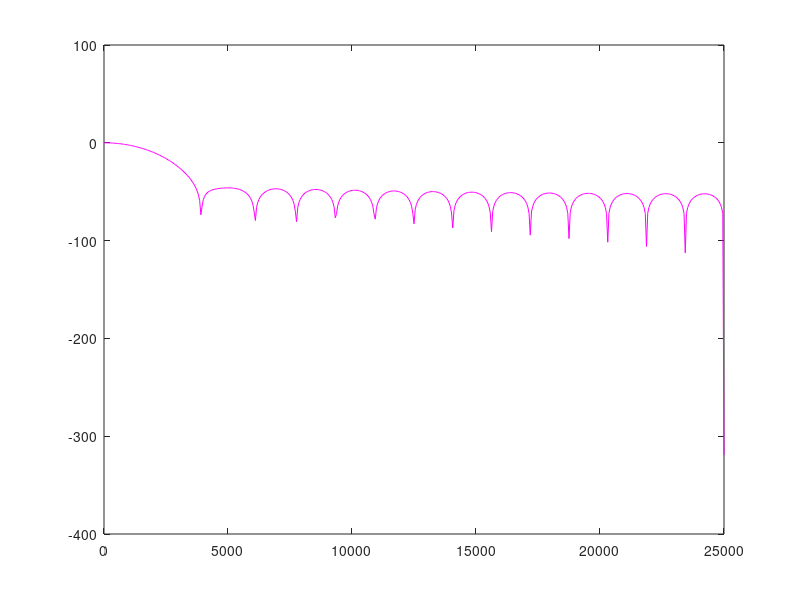

The MATLAB script that drew this image: (Note: this script raises an error after producing the figure.)
%% Inicio
clc; close all; clear;

% filtro fir
filtro = fir1(31,0.04,'low'); 
 % filtro fir en el dominio de la frecuencia  
filtrow = fft(filtro,1024);    
% grafica de respuesta en frecuencia para punto flotante
plot( (0:512)/1024*50e3,20*log10(abs(filtrow(1:513))), 'm' )   

%filtro fir en punto fijo
filtro_fx = fi(filtro,1,12,11);   
%filtro fir en punto fijo en el dominio de la frecuencia 
filtrow_fx = fft(filtro_fx.double,1024); 

hold all;
 % grafica de respuesta en frecuencia para punto fijo
plot( (0:512)/1024*50e3,20*log10(abs(filtrow_fx(1:513))) ) 

%guardo un archivo con los coef. cuantizados del filtro
fid = fopen ('coef_filter.txt','wt'); 
for i = 1:length(filtro_fx)
    fx = filtro_fx(i);
    fprintf(fid,[fx.dec '\n']);
end

%% GENERO SEÑAL
clc; close all; clear;

%senial compuesta formada por la suma de un tono de 500hz y otro de 5khz.
a1 = sin(2*pi*500/50e3*(0:999)) + sin(2*pi*5e3/50e3*(0:999));    
% normalizamos la amplitud maxima de la se�al, para que no haya armonicos
a = a1/max(a1);

% a = float(a2, n)
% % senial de salida completada con ceros
% y = zeros(1,1000);    
% pp = zeros(1,32);     
% 
% for n=1:length(a)-length(filtro)+1
%     accum=0;
%     for i=1:length(filtro)
%         pp(i)=a(n+length(filtro)-i)*filtro(i);
%         accum=accum +pp(i);
%     end
%     y(n)=accum;
% end

% a_fx: RoundingMethod: Nearest; OverflowAction: Saturate
a_fx = fi(a,1,12,11);
ay_fx = fi(a,1,12,11,'RoundingMethod', 'Floor', 'OverflowAction', 'Saturate');
%y_fx = fi(zeros(1,1000),1,12,11,'roundmode','floor','overflowmode','wrap'); 

% % seguir las reglas de producto de las filminas
% pp_fx = fi(zeros(1,32),1,22,20,'roundmode','floor', 'overflowmode','wrap');
% % seguir las reglas de suma de las filminas
% accum_fx = fi(0,1,22+5,20,'roundmode','floor','overflowmode','wrap');
% % 24+logen base 2 de cantidad de taps
               
% % guardo un archivo con los coef. cuantizados de la se�al compuesta de entrada                
% fid = fopen ('entrada.txt','wt'); 
% for i=1:length(a_fx)
%     fx = a_fx(i);
%     fprintf(fid,[fx.dec '\n']);
% end

% for n=1:length(a)-length(filtro)+1
%     accum_fx.double = 0;
%     for i=1:length(filtro)
%         pp_fx.double(i) = a_fx.double(n+length(filtro)-i)*filtro_fx.double(i);
%         accum_fx.double = accum_fx.double + pp_fx.double(i);
%     end
%     y_fx.double(n) = accum_fx.double;
% end

% %%% grafico entrada y salida en el dominio del tiempo
% figure()
% plot(a_fx.double)
% hold all
% plot(y_fx.double)

a_flot = fft(a,1024);
aw_fx = fft(a_fx.double,1024);
ayw_fx = fft(ay_fx.double,1024);

% grafico entrada y salida en el dominio de la frecuencia
figure() 
subplot 311
plot((0:512)/1024*50e3,20*log10(abs(a_flot(1:513))))
ylim([-50 50])
subplot 312
plot((0:512)/1024*50e3,20*log10(abs(aw_fx(1:513))))   
subplot 313
plot((0:512)/1024*50e3,20*log10(abs(ayw_fx(1:513))))

% guardo un archivo con los coef. cuantizados de la se�al filtrada de salida
fid = fopen ('salida_aflot.txt','wt'); 
for i=1:length(a_fx)
    fx = a_fx(i);
    fprintf(fid,[fx.dec '\n']);
end

%guardo un archivo con los coef. cuantizados de la se�al filtrada de salida
fid = fopen ('salida_afix.txt','wt'); 
for i=1:length(a_fx)
    fx = a_fx(i);
    fprintf(fid,[fx.dec '\n']);
end
    
%guardo un archivo con los coef. cuantizados de la se�al filtrada de salida
fid = fopen ('salida_ayfix.txt','wt'); 
for i=1:length(ay_fx)
    fx = ay_fx(i);
    fprintf(fid,[fx.dec '\n']);
end

% se divide por el max de y_fx.double y se multiplica por el max de y para que no
% distorsione la diferencia de amplitud entre ambas.
%snr = 10*log10(var(y)/var(y-y_fx.double/max(y_fx.double)*max(y)))
fclose('all');
